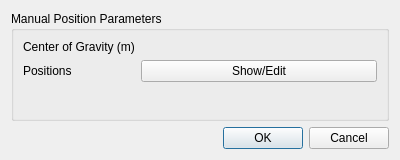
<?xml version="1.0" encoding="UTF-8"?>
<ui version="4.0">
 <class>ManualPositionDialog</class>
 <widget class="QDialog" name="ManualPositionDialog">
  <property name="geometry">
   <rect>
    <x>0</x>
    <y>0</y>
    <width>400</width>
    <height>160</height>
   </rect>
  </property>
  <property name="windowTitle">
   <string>Manual Position</string>
  </property>
  <layout class="QVBoxLayout" name="verticalLayout">
   <item>
    <widget class="QGroupBox" name="groupBox">
     <property name="title">
      <string>Manual Position Parameters</string>
     </property>
     <layout class="QFormLayout" name="formLayout">
      <item row="0" column="0">
       <widget class="QLabel" name="cogLabel">
        <property name="text">
         <string>Center of Gravity (m)</string>
        </property>
       </widget>
      </item>
      <item row="0" column="1">
       <widget class="VectorWidget" name="cog"/>
      </item>
      <item row="1" column="0">
       <widget class="QLabel" name="positionsLabel">
        <property name="text">
         <string>Positions</string>
        </property>
       </widget>
      </item>
      <item row="1" column="1">
       <widget class="QPushButton" name="positionsButton">
        <property name="text">
         <string>Show/Edit</string>
        </property>
       </widget>
      </item>
     </layout>
    </widget>
   </item>
   <item>
    <widget class="QDialogButtonBox" name="buttonBox">
     <property name="standardButtons">
      <set>QDialogButtonBox::Cancel|QDialogButtonBox::Ok</set>
     </property>
    </widget>
   </item>
  </layout>
 </widget>
 <customwidgets>
  <customwidget>
   <class>VectorWidget</class>
   <extends>QWidget</extends>
   <header>baramFlow.view.widgets.vector_widget</header>
  </customwidget>
 </customwidgets>
 <resources/>
 <connections/>
</ui>
